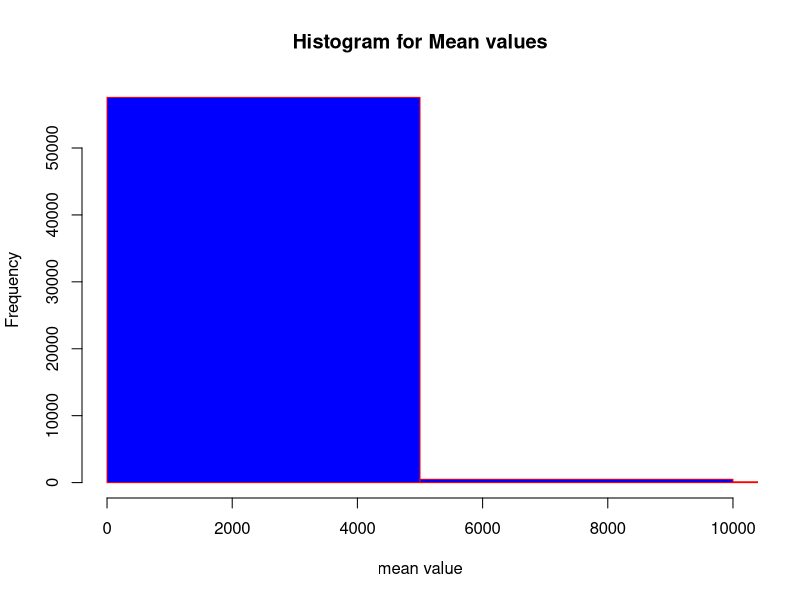
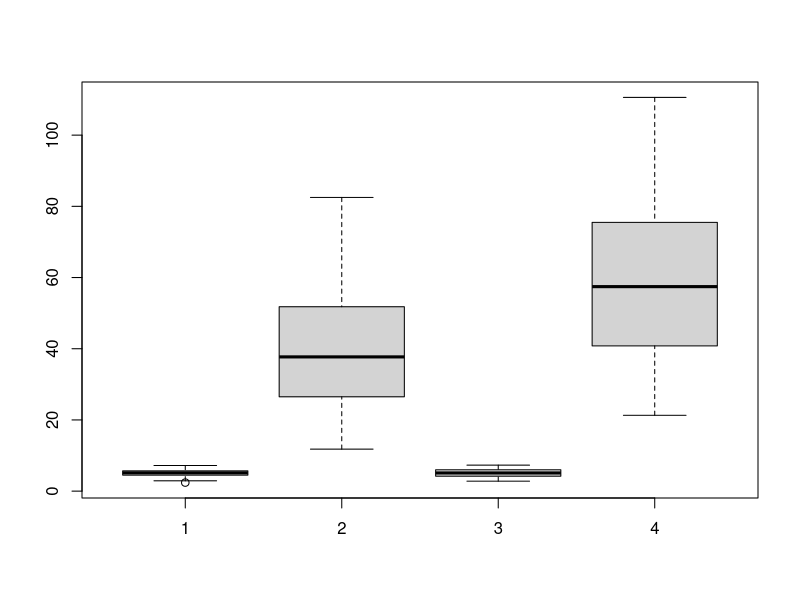
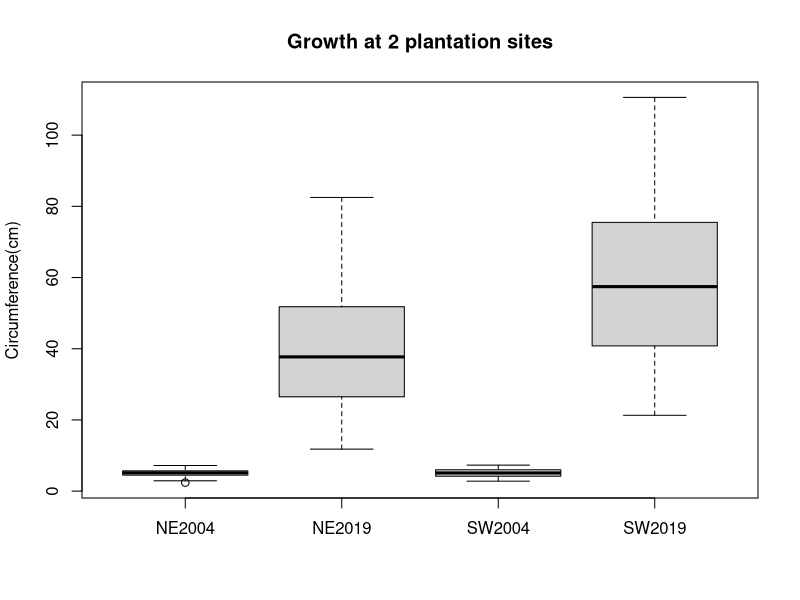

R code for these plots, in order: (Note: this script raises an error after producing the figures.)
#Question 1.Read in the file, making the gene accession numbers the row names. Show a table of values for the first six genes
list.files()
x<-read.table("data/gene_expression.tsv")
head(x)
str(x)
x <- read.table("data/gene_expression.tsv", header = TRUE)
head(x)
str(x)
x<- read.table("data/gene_expression.tsv", header = TRUE, stringsAsFactors = FALSE, row.names = 1)
head(x)
str(x)

x[1:6,1:2]
#Question 2. Make a new column which is the mean of the other columns. Show a table of values for the first six genes.
x$Mean_cal <- rowMeans(x)
head(x)
#Question 3. 
order(x$Mean_cal)
order(-x$Mean_cal)
x[order(-x$Mean_cal),]
Highest_mean <-x[order(-x$Mean_cal),]
head(Highest_mean,10)
#question4 
subset(x,Mean_cal<10)
#Question 5.  Make a histogram plot of the mean values in png format and paste it into your report
range(x$Mean_cal)
hist(x$Mean_cal,main="Histogram for Mean values",xlab = "mean value",border = "red",col="blue",breaks = 50,xlim=c(0,10000))

#Question6. Import this csv file into an R object. What are the column names? 
y<- read.csv("data/growth_data.csv")
head(y)
str(y) 
y <- read.csv("data/growth_data.csv", header = TRUE)
head(y)
y <- read.csv("data/growth_data.csv", header = TRUE, stringsAsFactors = FALSE)
head(y)
str(y)
subset(y,Site=="northeast")
NE <- subset(y,Site=="northeast")
SW <- subset(y,Site=="southwest")
head(NE)
head(SW)
#Name of the columns are- "site", "TreeID","Circumf_2004_cm", "Circumf_2009_cm", "Circumf_2014_cm " and "Circumf_2019_cm"

#Question7. Calculate the mean and standard deviation of tree circumference at the start and end of the study at both sites. 
mean(NE$Circumf_2004_cm)#for 
mean(NE$Circumf_2019_cm)
mean(SW$Circumf_2004_cm)
mean(SW$Circumf_2019_cm)
sd(NE$Circumf_2004_cm)
sd(NE$Circumf_2019_cm)
sd(SW$Circumf_2004_cm)
sd(SW$Circumf_2019_cm)
# Question 8.Make a box plot of tree circumference at the start and end of the study at both sites.
boxplot(NE$Circumf_2004_cm,NE$Circumf_2019_cm,SW$Circumf_2004_cm,SW$Circumf_2019_cm)
boxplot(NE$Circumf_2004_cm,NE$Circumf_2019_cm,SW$Circumf_2004_cm,SW$Circumf_2019_cm,names=c("NE2004","NE2019","SW2004","SW2019"),ylab="Circumference(cm)",main="Growth at 2 plantation sites")
#Question 9. Calculate the mean growth over the past 10 years at each site.
NE$Growth <- (NE$Circumf_2019_cm-NE$Circumf_2009_cm )
head(NE$Growth)
SW$Growth <- (SW$Circumf_2019_cm-SW$Circumf_2009_cm)
head(SE$Growth)
head(y)
#Questoin 10..Use the t.test and wilcox.test functions to estimate the p-value that the 10 year growth is different at the two sites
t.test(SW$Growth,NE$Growth)
wilcox.test(SW$Growth,NE$Growth)
# the P-value for t-test is 1.713e-06, and for Wilcox test it is 4.626e-06.